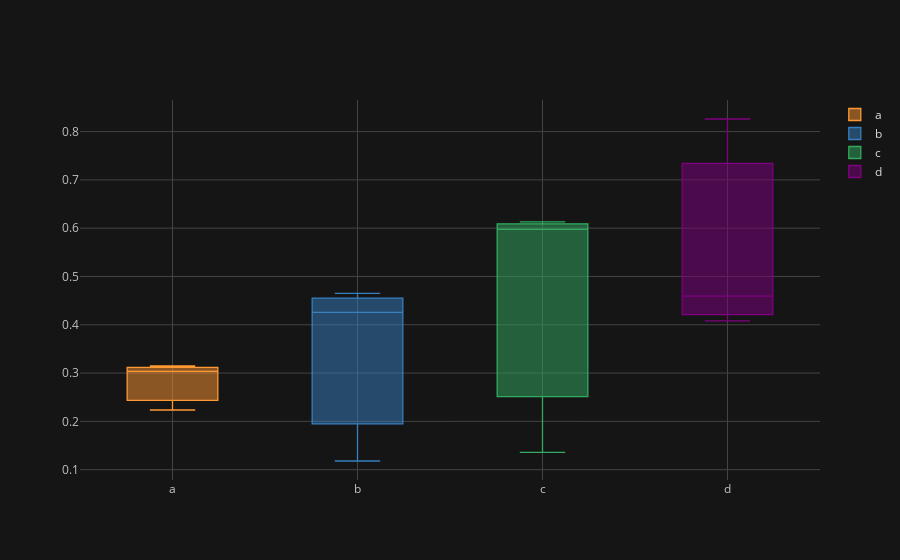

This figure's notebook cell:
### Code cell
df.iplot(kind = 'box')

### Figure 1 — Plotly figure (JSON) as saved in the notebook; plotly's stock layout.template omitted (floating-point values rounded to 4 significant figures)
{"data": [{"boxpoints": false, "line": {"width": 1.3}, "marker": {"color": "rgba(255, 153, 51, 1.0)"}, "name": "a", "orientation": "v", "type": "box", "y": [0.2235, 0.3147, 0.3035]}, {"boxpoints": false, "line": {"width": 1.3}, "marker": {"color": "rgba(55, 128, 191, 1.0)"}, "name": "b", "orientation": "v", "type": "box", "y": [0.4651, 0.1179, 0.4256]}, {"boxpoints": false, "line": {"width": 1.3}, "marker": {"color": "rgba(50, 171, 96, 1.0)"}, "name": "c", "orientation": "v", "type": "box", "y": [0.1357, 0.5973, 0.6128]}, {"boxpoints": false, "line": {"width": 1.3}, "marker": {"color": "rgba(128, 0, 128, 1.0)"}, "name": "d", "orientation": "v", "type": "box", "y": [0.4592, 0.826, 0.408]}], "layout": {"legend": {"bgcolor": "#151516", "font": {"color": "#D9D9D9"}}, "paper_bgcolor": "#151516", "plot_bgcolor": "#151516", "title": {"font": {"color": "#D9D9D9"}}, "xaxis": {"gridcolor": "#434343", "showgrid": true, "tickfont": {"color": "#C2C2C2"}, "title": {"font": {"color": "#D9D9D9"}, "text": ""}, "zerolinecolor": "#666570"}, "yaxis": {"gridcolor": "#434343", "showgrid": true, "tickfont": {"color": "#C2C2C2"}, "title": {"font": {"color": "#D9D9D9"}, "text": ""}, "zerolinecolor": "#666570"}}}
